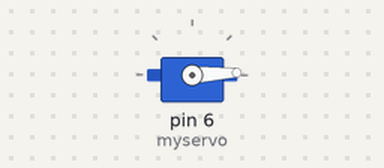
A sketch run on a simulated Arduino Uno, built with avr-gcc and run on an emulated ATmega328P. Shown: servo.

Above: at 0.05 s.
At 0.45 s:
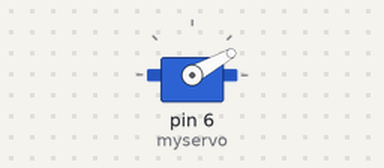
At 0.65 s:
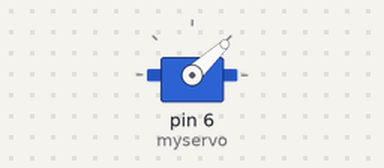
At 1.3 s:
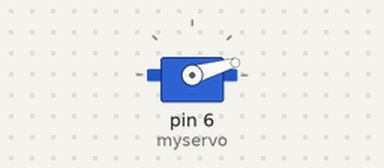
Timing chart, 0 to 3.5 s (numbered marks = the images above):
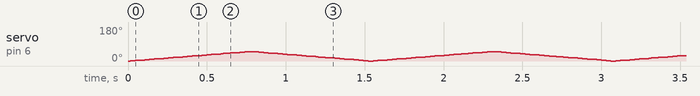

The sketch:

Mechanism_Test.ino
```cpp
#include <Servo.h>
Servo myservo;
int pos = 0;
void setup() {
  // put your setup code here, to run once:
  myservo.attach(6);
}

void loop() {
  // put your main code here, to run repeatedly:
  for (pos = 0; pos <= 50; pos += 1) { // goes from 0 degrees to 180 degrees
    // in steps of 1 degree
    myservo.write(pos);              // tell servo to go to position in variable 'pos'
    delay(15);                       // waits 15 ms for the servo to reach the position
  }
  for (pos = 50; pos >= 0; pos -= 1) { // goes from 180 degrees to 0 degrees
    myservo.write(pos);              // tell servo to go to position in variable 'pos'
    delay(15);                       // waits 15 ms for the servo to reach the position
  }
}
```
